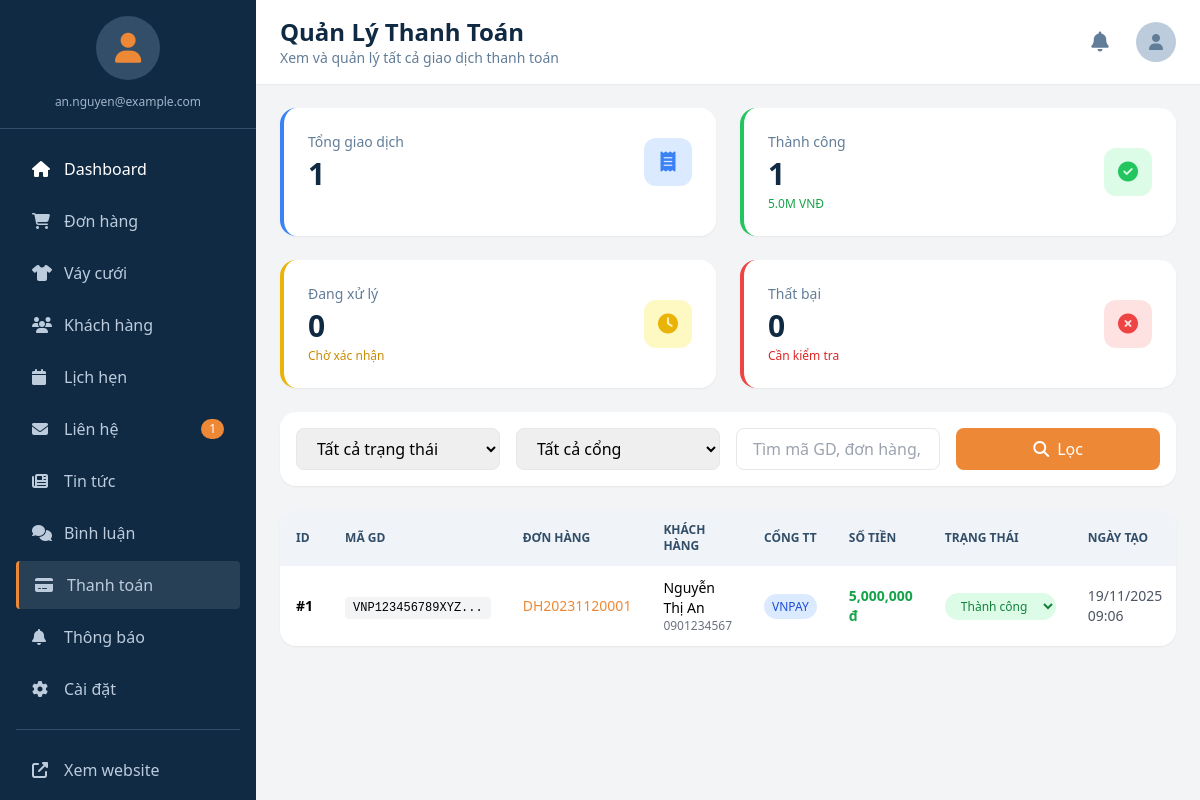
/admin-payments.php (signed in), run on the app's committed database.
### tables this page shows
CREATE TABLE thanh_toan (
   id BIGINT AUTO_INCREMENT PRIMARY KEY,
   hoa_don_id BIGINT NULL,
   don_hang_id BIGINT NULL,
   payment_gateway VARCHAR(100) NULL,
   transaction_id VARCHAR(255) NULL,
   amount DECIMAL(14,2) NOT NULL,
   status ENUM('initiated','success','failed','refunded') DEFAULT 'initiated',
   paid_at TIMESTAMP NULL,
   created_at TIMESTAMP DEFAULT CURRENT_TIMESTAMP,
   FOREIGN KEY (hoa_don_id) REFERENCES hoa_don(id) ON DELETE SET NULL,
   FOREIGN KEY (don_hang_id) REFERENCES don_hang(id) ON DELETE SET NULL,
   INDEX idx_tx (transaction_id)  
);

CREATE TABLE don_hang (
   id BIGINT AUTO_INCREMENT PRIMARY KEY,
   ma_don_hang VARCHAR(50) UNIQUE COMMENT 'Mã đơn hàng duy nhất',
   nguoi_dung_id BIGINT NULL,
   ho_ten VARCHAR(255) NOT NULL COMMENT 'Họ tên người nhận',
   so_dien_thoai VARCHAR(30) NOT NULL COMMENT 'Số điện thoại người nhận',
   dia_chi TEXT NOT NULL COMMENT 'Địa chỉ nhận váy',
   ghi_chu TEXT NULL COMMENT 'Ghi chú đơn hàng',
   tong_tien DECIMAL(14,2) NOT NULL,
   trang_thai ENUM('pending','processing','completed','cancelled') DEFAULT 'pending',
   phuong_thuc_thanh_toan VARCHAR(50) DEFAULT 'qr_code' COMMENT 'Phương thức thanh toán',
   trang_thai_thanh_toan ENUM('pending','paid','failed','expired') DEFAULT 'pending' COMMENT 'Trạng thái thanh toán',
   created_at TIMESTAMP DEFAULT CURRENT_TIMESTAMP,
   updated_at TIMESTAMP NULL ON UPDATE CURRENT_TIMESTAMP,
   FOREIGN KEY (nguoi_dung_id) REFERENCES nguoi_dung(id) ON DELETE SET NULL,
   INDEX idx_ma_don_hang (ma_don_hang),
   INDEX idx_trang_thai (trang_thai),
   INDEX idx_trang_thai_thanh_toan (trang_thai_thanh_toan)
);

### admin-payments.php (the view, shortened to what this page needs)
<?php
require_once 'includes/config.php';
$search = $_GET['search'] ?? '';
$page = max(1, intval($_GET['page'] ?? 1));
$per_page = 10;
$offset = ($page - 1) * $per_page;
$where = "1=1";
$params = [];
$types = "";
$sql = "SELECT
    tt.*,
    dh.ma_don_hang,
    dh.ho_ten,
    dh.so_dien_thoai,
    dh.tong_tien as order_amount,
    dh.trang_thai as order_status,
    dh.trang_thai_thanh_toan as payment_status,
    hd.ma_hoa_don
FROM thanh_toan tt
LEFT JOIN don_hang dh ON tt.don_hang_id = dh.id
LEFT JOIN hoa_don hd ON tt.hoa_don_id = hd.id
WHERE $where
ORDER BY tt.created_at DESC
LIMIT ? OFFSET ?";
$params[] = $per_page;
$params[] = $offset;
$types .= "ii";
$stmt = $conn->prepare($sql);
$stmt->bind_param($types, ...$params);
$stmt->execute();
$payments = $stmt->get_result()->fetch_all(MYSQLI_ASSOC);
$stats = $conn->query("SELECT
    COUNT(*) as total_payments,
    SUM(CASE WHEN status = 'success' THEN amount ELSE 0 END) as total_success_amount,
    SUM(CASE WHEN status = 'success' THEN 1 ELSE 0 END) as total_success,
    SUM(CASE WHEN status = 'initiated' THEN 1 ELSE 0 END) as total_pending,
    SUM(CASE WHEN status = 'failed' THEN 1 ELSE 0 END) as total_failed
FROM thanh_toan")->fetch_assoc();
include 'includes/admin-layout.php';
?>
<div class="grid grid-cols-1 md:grid-cols-2 lg:grid-cols-4 gap-6 mb-6">
    <div class="card bg-white rounded-2xl shadow-sm p-6 border-l-4 border-blue-500">
        <div class="flex items-center justify-between">
            <div>
                <p class="text-navy-500 text-sm font-medium">Tổng giao dịch</p>
                <p class="text-3xl font-bold text-navy-900 mt-1"><?php echo number_format($stats['total_payments']); ?></p>
            </div>
            <div class="w-12 h-12 bg-blue-100 rounded-xl flex items-center justify-center">
                <i class="fas fa-receipt text-blue-500 text-xl"></i>
            </div>
        </div>
    </div>
    <div class="card bg-white rounded-2xl shadow-sm p-6 border-l-4 border-green-500">
        <div class="flex items-center justify-between">
            <div>
                <p class="text-navy-500 text-sm font-medium">Thành công</p>
                <p class="text-3xl font-bold text-navy-900 mt-1"><?php echo number_format($stats['total_success']); ?></p>
                <p class="text-xs text-green-600 mt-1"><?php echo number_format($stats['total_success_amount']/1000000, 1); ?>M VNĐ</p>
            </div>
            <div class="w-12 h-12 bg-green-100 rounded-xl flex items-center justify-center">
                <i class="fas fa-check-circle text-green-500 text-xl"></i>
            </div>
        </div>
    </div>
    <div class="card bg-white rounded-2xl shadow-sm p-6 border-l-4 border-yellow-500">
        <div class="flex items-center justify-between">
            <div>
                <p class="text-navy-500 text-sm font-medium">Đang xử lý</p>
                <p class="text-3xl font-bold text-navy-900 mt-1"><?php echo number_format($stats['total_pending']); ?></p>
                <p class="text-xs text-yellow-600 mt-1">Chờ xác nhận</p>
            </div>
            <div class="w-12 h-12 bg-yellow-100 rounded-xl flex items-center justify-center">
                <i class="fas fa-clock text-yellow-500 text-xl"></i>
            </div>
        </div>
    </div>
    <div class="card bg-white rounded-2xl shadow-sm p-6 border-l-4 border-red-500">
        <div class="flex items-center justify-between">
            <div>
                <p class="text-navy-500 text-sm font-medium">Thất bại</p>
                <p class="text-3xl font-bold text-navy-900 mt-1"><?php echo number_format($stats['total_failed']); ?></p>
                <p class="text-xs text-red-600 mt-1">Cần kiểm tra</p>
            </div>
            <div class="w-12 h-12 bg-red-100 rounded-xl flex items-center justify-center">
                <i class="fas fa-times-circle text-red-500 text-xl"></i>
            </div>
        </div>
    </div>
</div>
<div class="bg-white rounded-2xl shadow-sm p-4 mb-6">
    <form method="GET" class="grid grid-cols-1 md:grid-cols-4 gap-4">
        <select name="status" class="border border-gray-200 rounded-lg px-4 py-2 focus:ring-2 focus:ring-accent-500 focus:border-transparent">
            <option value="">Tất cả trạng thái</option>
        </select>
        <select name="gateway" class="border border-gray-200 rounded-lg px-4 py-2 focus:ring-2 focus:ring-accent-500 focus:border-transparent">
            <option value="">Tất cả cổng</option>
        </select>
        <input type="text" name="search" value="<?php echo htmlspecialchars($search); ?>"
               placeholder="Tìm mã GD, đơn hàng, tên KH..."
               class="border border-gray-200 rounded-lg px-4 py-2 focus:ring-2 focus:ring-accent-500 focus:border-transparent">
        <div class="flex gap-2">
            <button type="submit" class="flex-1 bg-accent-500 text-white px-4 py-2 rounded-lg hover:bg-accent-600 transition">
                <i class="fas fa-search mr-2"></i>Lọc
            </button>
        </div>
    </form>
</div>
<div class="bg-white rounded-2xl shadow-sm overflow-hidden">
    <div class="overflow-x-auto">
        <table class="min-w-full">
            <thead class="bg-navy-50">
                <tr>
                    <th class="px-4 py-3 text-left text-xs font-semibold text-navy-700 uppercase">ID</th>
                    <th class="px-4 py-3 text-left text-xs font-semibold text-navy-700 uppercase">Mã GD</th>
                    <th class="px-4 py-3 text-left text-xs font-semibold text-navy-700 uppercase">Đơn hàng</th>
                    <th class="px-4 py-3 text-left text-xs font-semibold text-navy-700 uppercase">Khách hàng</th>
                    <th class="px-4 py-3 text-left text-xs font-semibold text-navy-700 uppercase">Cổng TT</th>
                    <th class="px-4 py-3 text-left text-xs font-semibold text-navy-700 uppercase">Số tiền</th>
                    <th class="px-4 py-3 text-left text-xs font-semibold text-navy-700 uppercase">Trạng thái</th>
                    <th class="px-4 py-3 text-left text-xs font-semibold text-navy-700 uppercase">Ngày tạo</th>
                </tr>
            </thead>
            <tbody class="divide-y divide-gray-100">
                <?php if (empty($payments)): ?>
                    <tr>
                        <td colspan="9" class="px-4 py-12 text-center text-gray-500">
                            <i class="fas fa-inbox text-4xl mb-2 block"></i>
                            Không có giao dịch nào
                        </td>
                    </tr>
                <?php else: ?>
                    <?php foreach ($payments as $payment): ?>
                    <tr class="hover:bg-navy-50 transition">
                        <td class="px-4 py-3 text-sm font-semibold">#<?php echo $payment['id']; ?></td>
                        <td class="px-4 py-3 text-sm">
                            <span class="font-mono text-xs bg-gray-100 px-2 py-1 rounded">
                                <?php echo htmlspecialchars(substr($payment['transaction_id'], 0, 15)); ?>...
                            </span>
                        </td>
                        <td class="px-4 py-3 text-sm">
                            <a href="admin-order-detail.php?id=<?php echo $payment['don_hang_id']; ?>"
                               class="text-accent-500 hover:text-accent-600 font-medium">
                                <?php echo htmlspecialchars($payment['ma_don_hang']); ?>
                            </a>
                        </td>
                        <td class="px-4 py-3 text-sm">
                            <div class="font-medium"><?php echo htmlspecialchars($payment['ho_ten']); ?></div>
                            <div class="text-xs text-gray-500"><?php echo htmlspecialchars($payment['so_dien_thoai']); ?></div>
                        </td>
                        <td class="px-4 py-3 text-sm">
                            <?php if ($payment['payment_gateway'] === 'momo'): ?>
                                <span class="px-2 py-1 rounded-full text-xs font-medium bg-pink-100 text-pink-700">
                                    MoMo
                                </span>
                            <?php else: ?>
                                <span class="px-2 py-1 rounded-full text-xs font-medium bg-blue-100 text-blue-700">
                                    <?php echo htmlspecialchars($payment['payment_gateway']); ?>
                                </span>
                            <?php endif; ?>
                        </td>
                        <td class="px-4 py-3 text-sm font-semibold text-green-600">
                            <?php echo number_format($payment['amount']); ?> đ
                        </td>
                        <td class="px-4 py-3 text-sm">
                            <form method="POST" class="inline">
                                <select name="status" onchange="if(confirm('Xác nhận thay đổi?')) this.form.submit();"
                                        class="text-xs border-0 rounded-full px-3 py-1 font-medium cursor-pointer
                                        <?php echo match($payment['status']) {
                                            'initiated' => 'bg-yellow-100 text-yellow-700',
                                            'success' => 'bg-green-100 text-green-700',
                                            'failed' => 'bg-red-100 text-red-700',
                                            'refunded' => 'bg-purple-100 text-purple-700',
                                            default => 'bg-gray-100 text-gray-700'
                                        }; ?>">
                                    <option value="success" <?php echo $payment['status'] === 'success' ? 'selected' : ''; ?>>Thành công</option>
                                </select>
                            </form>
                        </td>
                        <td class="px-4 py-3 text-sm text-gray-600">
                            <?php echo date('d/m/Y H:i', strtotime($payment['created_at'])); ?>
                        </td>
                    </tr>
                    <?php endforeach; ?>
                <?php endif; ?>
            </tbody>
        </table>
    </div>
</div>
<?php require_once 'includes/admin-footer.php'; ?>

### assets/css/admin-responsive.css (style rules this page uses)
html.admin-page, body.admin-page { overflow-x: hidden; max-width: 100vw; -webkit-text-size-adjust: 100%; }
.admin-page *, .admin-page *::before, .admin-page *::after { box-sizing: border-box; }
.admin-page *:not(.overflow-x-auto):not(.dress-table-view):not(.order-table-view):not(.user-table-view) { max-width: 100%; }
.overflow-x-auto, .dress-table-view, .order-table-view, .user-table-view { overflow-x: auto; -webkit-overflow-scrolling: touch; scrollbar-width: thin; max-width: 100%; }
.overflow-x-auto { -webkit-overflow-scrolling: touch; scrollbar-width: thin; }
@media (max-width: 1279.98px) { .grid.grid-cols-1.md\:grid-cols-2.lg\:grid-cols-4 { grid-template-columns: repeat(2, 1fr) !important; } }

### includes/admin-layout.php (style rules this page uses)
html.admin-page, body.admin-page { overflow-x: hidden; max-width: 100vw; }
.card { transition: all 0.3s; }

### data on the page
thanh_toan: id "1", transaction "VNP123456789XYZ", don_hang.ma_don_hang "DH20231120001", don_hang.ho_ten "Nguyễn Thị An", don_hang.so_dien_thoai "0901234567", payment_gateway "VNPAY", amount "5,000,000", status "Thành công", created_at "19/11/2025 09:06"

### other printed values
$_SESSION['admin_email'] "an.nguyen@example.com"
$new_contacts "1"
$page_title "Quản Lý Thanh Toán"
$page_subtitle "Xem và quản lý tất cả giao dịch thanh toán"
$stats['total_payments'] "1"
$stats['total_success'] "1"
$stats['total_success_amount']/1000000 "5.0"
$stats['total_pending'] "0"
$stats['total_failed'] "0"
